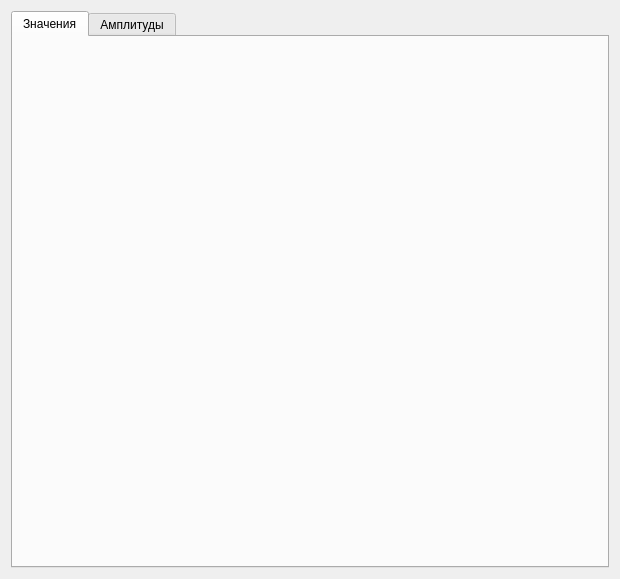
<?xml version="1.0" encoding="UTF-8"?>
<ui version="4.0">
 <class>FrameStandardType</class>
 <widget class="QFrame" name="FrameStandardType">
  <property name="geometry">
   <rect>
    <x>0</x>
    <y>0</y>
    <width>620</width>
    <height>579</height>
   </rect>
  </property>
  <property name="minimumSize">
   <size>
    <width>620</width>
    <height>380</height>
   </size>
  </property>
  <property name="windowTitle">
   <string>Frame</string>
  </property>
  <layout class="QVBoxLayout" name="verticalLayout" stretch="0">
   <property name="sizeConstraint">
    <enum>QLayout::SetMinimumSize</enum>
   </property>
   <item>
    <widget class="QTabWidget" name="tabs">
     <property name="currentIndex">
      <number>0</number>
     </property>
     <widget class="QWidget" name="tab_info_0">
      <attribute name="title">
       <string>Значения</string>
      </attribute>
      <layout class="QVBoxLayout" name="verticalLayout_7">
       <property name="sizeConstraint">
        <enum>QLayout::SetMinimumSize</enum>
       </property>
      </layout>
     </widget>
     <widget class="QWidget" name="tab_info_1">
      <attribute name="title">
       <string>Амплитуды</string>
      </attribute>
      <layout class="QVBoxLayout" name="verticalLayout_4">
       <property name="sizeConstraint">
        <enum>QLayout::SetMinimumSize</enum>
       </property>
      </layout>
     </widget>
    </widget>
   </item>
  </layout>
 </widget>
 <resources/>
 <connections/>
</ui>
